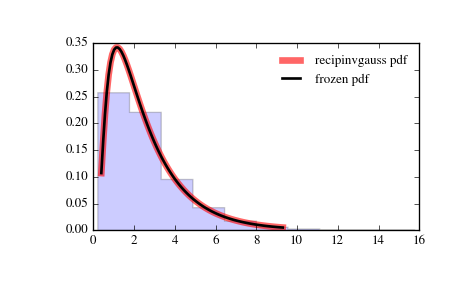

Source code (Python):
from scipy.stats import recipinvgauss
import matplotlib.pyplot as plt
fig, ax = plt.subplots(1, 1)

# Calculate a few first moments:

mu = 0.63
mean, var, skew, kurt = recipinvgauss.stats(mu, moments='mvsk')

# Display the probability density function (``pdf``):

x = np.linspace(recipinvgauss.ppf(0.01, mu),
                recipinvgauss.ppf(0.99, mu), 100)
ax.plot(x, recipinvgauss.pdf(x, mu),
       'r-', lw=5, alpha=0.6, label='recipinvgauss pdf')

# Alternatively, the distribution object can be called (as a function)
# to fix the shape, location and scale parameters. This returns a "frozen"
# RV object holding the given parameters fixed.

# Freeze the distribution and display the frozen ``pdf``:

rv = recipinvgauss(mu)
ax.plot(x, rv.pdf(x), 'k-', lw=2, label='frozen pdf')

# Check accuracy of ``cdf`` and ``ppf``:

vals = recipinvgauss.ppf([0.001, 0.5, 0.999], mu)
np.allclose([0.001, 0.5, 0.999], recipinvgauss.cdf(vals, mu))
# True

# Generate random numbers:

r = recipinvgauss.rvs(mu, size=1000)

# And compare the histogram:

ax.hist(r, normed=True, histtype='stepfilled', alpha=0.2)
ax.legend(loc='best', frameon=False)
plt.show()
